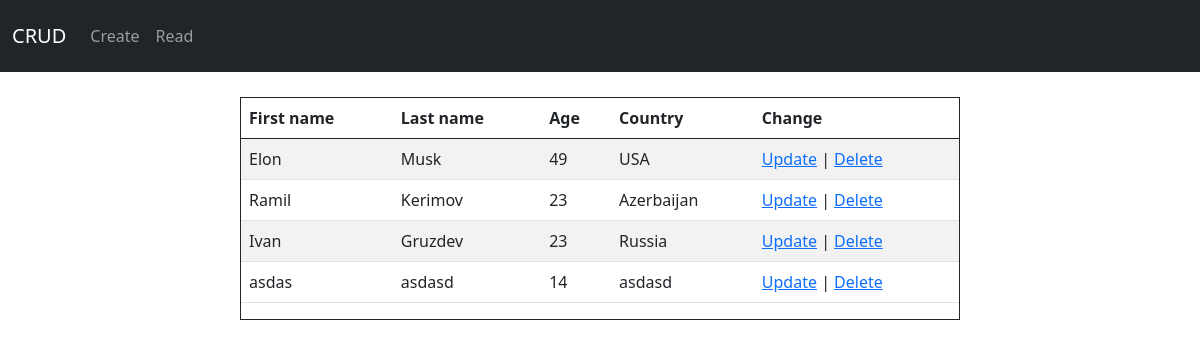
The page / on the database its author committed.
### crud_app/models.py (models this page shows)
class Person(models.Model):
    first_name = models.CharField(max_length=30)
    last_name = models.CharField(max_length=30)
    age = models.IntegerField()
    country = models.CharField(max_length=50)

### crud_app/views.py (the view)
# urls.py: path('', Read.as_view(), name='read'),
class Read(ListView):
    model = Person
    template_name = 'crud_app/read.html'
    context_object_name = 'person'

### crud_app/templates/crud_app/read.html
{% extends 'base.html' %}
{% load static %}
{% block content %}
<div class="content">
    <table class="table table-striped">
        <thead>
        <tr>
            <th scope="col">First name</th>
            <th scope="col">Last name</th>
            <th scope="col">Age</th>
            <th scope="col">Country</th>
            <th scope="col">Change</th>
        </tr>
        </thead>
        <tbody>
        {% for i in person %}
        <tr>
            <td>{{ i.first_name }}</td>
            <td>{{ i.last_name }}</td>
            <td>{{ i.age }}</td>
            <td>{{ i.country }}</td>
            <td><a href="{% url 'update' i.pk %}">Update</a> | <a href="{% url 'delete' i.pk %}">Delete</a></td>
        </tr>
        {% endfor %}
        </tbody>
    </table>
</div>
{% endblock %}

### templates/base.html (shortened to what this page needs)
{% load static %}
<!doctype html>
<html lang="ru">
<head>
    <link href="https://cdn.jsdelivr.net/npm/bootstrap@5.0.0-beta3/dist/css/bootstrap.min.css" rel="stylesheet"
>
    <link rel="stylesheet" href="{% static 'style.css' %}">
</head>
<body>
    {% include 'inc/_header.html' %}
    {% block content %}{% endblock %}
</body>
</html>

### templates/inc/_header.html (shortened to what this page needs)
<nav class="navbar navbar-dark bg-dark">
    <nav class="navbar navbar-expand-lg navbar-dark bg-dark">
        <div class="container-fluid">
            <a class="navbar-brand" href="{% url 'read' %}">CRUD</a>
            <div class="collapse navbar-collapse" id="navbarNavAltMarkup">
                <div class="navbar-nav">
                    <a class="nav-link" href="{% url 'create' %}">Create</a>
                    <a class="nav-link" href="{% url 'read' %}">Read</a>
                </div>
            </div>
        </div>
    </nav>
</nav>

### crud/static/style.css (style rules this page uses)
.content { width: 60%; border: 1px solid; margin: auto; align: center; margin-top: 25px; padding-bottom: 0px; }

### rows shown on the page
Person: first_name "Elon", last_name "Musk", age "49", country "USA"
Person: first_name "Ramil", last_name "Kerimov", age "23", country "Azerbaijan"
Person: first_name "Ivan", last_name "Gruzdev", age "23", country "Russia"
Person: first_name "asdas", last_name "asdasd", age "14", country "asdasd"
